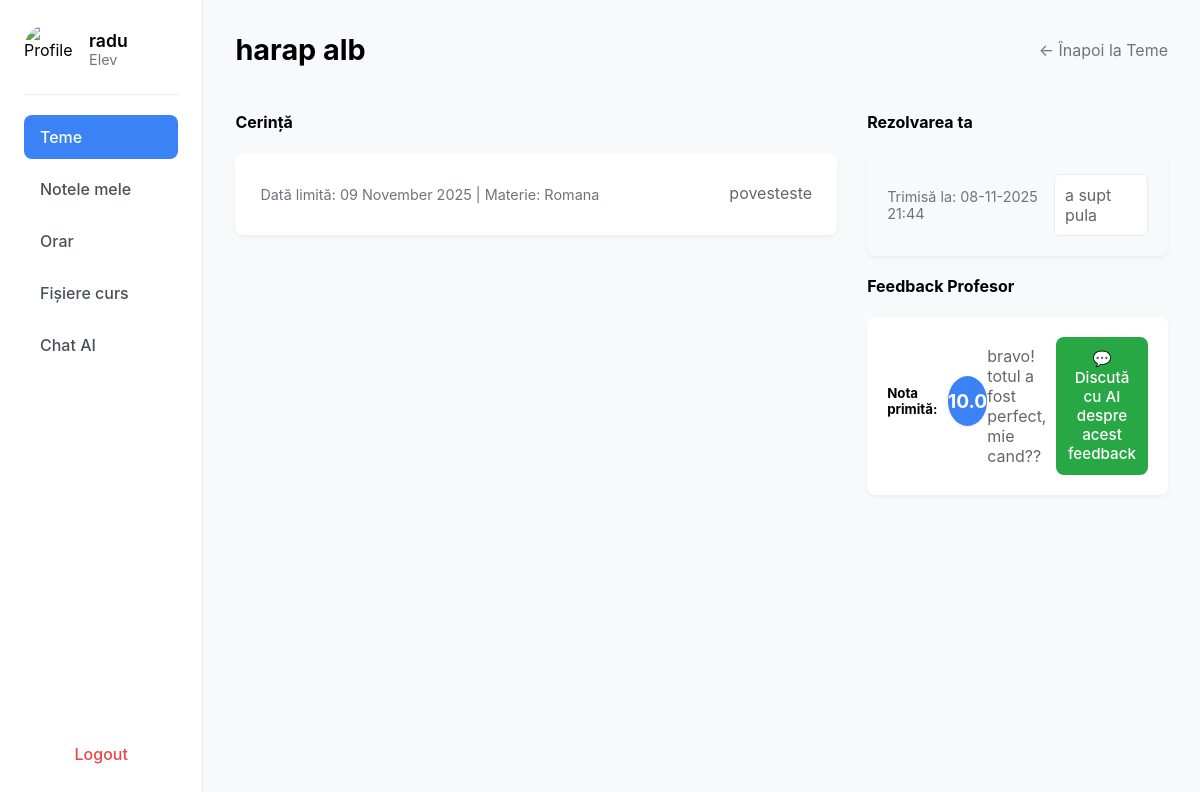
The app's page /tema/2 (signed in) with its own data.
### app/models.py (models this page shows, shortened)
class User(db.Model, UserMixin):
    __tablename__ = 'user'
    id = db.Column(db.Integer, primary_key=True)
    name = db.Column(db.String(100), nullable=False)
    email = db.Column(db.String(150), unique=True, nullable=False)
    password_hash = db.Column(db.String(256), nullable=False)  # Am mărit la 256 pentru siguranță
    role = db.Column(db.String(20), nullable=False)  # 'student', 'professor', 'parent'
    student = db.relationship('Student', back_populates='user', uselist=False)
    professor = db.relationship('Professor', back_populates='user', uselist=False)
    parent = db.relationship('Parent', back_populates='user', uselist=False)

class Assignment(db.Model):
    __tablename__ = 'assignment'
    id = db.Column(db.Integer, primary_key=True)
    teacher_id = db.Column(db.Integer, db.ForeignKey('professor.id'), nullable=False)
    subject_id = db.Column(db.Integer, db.ForeignKey('subject.id'), nullable=False)  # 'id_materie FK'
    title = db.Column(db.String(150), nullable=False)
    description = db.Column(db.Text, nullable=True)
    created_at = db.Column(db.DateTime, default=datetime.utcnow)
    due_date = db.Column(db.DateTime, nullable=True)  # Data limită
    teacher = db.relationship('Professor', back_populates='assignments')
    subject = db.relationship('Subject', back_populates='assignments')
    submissions = db.relationship('Submission', back_populates='assignment')

class Subject(db.Model):  # Fosta tabelă "Materie" (top-dreapta)
    __tablename__ = 'subject'
    id = db.Column(db.Integer, primary_key=True)
    name = db.Column(db.String(150), nullable=False)
    description = db.Column(db.Text, nullable=True, default='No description')  # valoare default
    color = db.Column(db.String(50), nullable=False, default='bg-blue-500')   # valoare default
    assignments = db.relationship('Assignment', back_populates='subject')
    student_subjects = db.relationship('StudentSubject', back_populates='subject')
    absences = db.relationship('Absence', back_populates='subject', cascade='all, delete-orphan')

class Submission(db.Model):
    __tablename__ = 'submission'
    id = db.Column(db.Integer, primary_key=True)
    assignment_id = db.Column(db.Integer, db.ForeignKey('assignment.id'), nullable=False)
    student_id = db.Column(db.Integer, db.ForeignKey('student.id'), nullable=False)
    content = db.Column(db.Text, nullable=True)  # Rezolvarea elevului (poate fi goală inițial)
    status = db.Column(db.String(50), nullable=False, default='Nefăcut')  # ex: Nefăcut, Trimis, Corectat
    submitted_at = db.Column(db.DateTime, nullable=True)  # Se setează doar la trimitere
    assignment = db.relationship('Assignment', back_populates='submissions')
    student = db.relationship('Student', back_populates='submissions')
    feedback = db.relationship('Feedback', back_populates='submission', uselist=False,
                               cascade="all, delete-orphan")  # Relație unu-la-unu

class Feedback(db.Model):
    __tablename__ = 'feedback'
    id = db.Column(db.Integer, primary_key=True)
    submission_id = db.Column(db.Integer, db.ForeignKey('submission.id'), unique=True, nullable=False)
    grade = db.Column(db.String(10), nullable=True)  # Nota (ex: 10, 7.5, "A+")
    feedback_text = db.Column(db.Text, nullable=True)  # Feedback-ul profesorului
    created_at = db.Column(db.DateTime, default=datetime.utcnow)
    submission = db.relationship('Submission', back_populates='feedback')
    ai_reports = db.relationship('AIReport', back_populates='feedback', cascade="all, delete-orphan")

### app/routes.py (the view, shortened to what this page needs)
@bp.route("/tema/<int:id_tema>", methods=["GET", "POST"])
@login_required
def detaliu_tema(id_tema):
    if current_user.role != "Elev":
        flash("Acces nepermis.", "error")
        return redirect(url_for("main.home"))
    student_profile = Student.query.filter_by(user_id=current_user.id).first()
    assignment = Assignment.query.get_or_404(id_tema)
    submission = Submission.query.filter_by(
        assignment_id=id_tema,
        student_id=student_profile.id
    ).first()
    if not submission:
        flash("Aceasta tema nu ti-a fost asignata.", "error")
        return redirect(url_for('main.home'))
    feedback = None
    if submission and submission.feedback:
        feedback = submission.feedback
    return render_template(
        "detaliu_tema_elev.html",
        user=current_user,
        assignment=assignment,
        submission=submission,
        feedback=feedback
    )

### app/__init__.py (called while the page is built)
def create_app():
    app = Flask(__name__)
    app.secret_key = "secret123"  # schimbă cu ceva sigur
    app.config['SQLALCHEMY_DATABASE_URI'] = 'sqlite:///users.db'
    app.config['SQLALCHEMY_TRACK_MODIFICATIONS'] = False
    db.init_app(app)
    login_manager.init_app(app)
    from .routes import bp
    app.register_blueprint(bp)
    from .models import User  # import modelul User
    @login_manager.user_loader
    def user_loader(user_id):
        try:
            return User.query.get(int(user_id))
        except ValueError:
            return None
    with app.app_context():
        db.create_all()
    return app

### app/templates/detaliu_tema_elev.html (shortened to what this page needs)
{% extends "base.html" %}
{% block content %}
<div class="sidebar">
    <div class="profile">
        <img src="{{ url_for('static', filename='images/avatar.png') }}" alt="Profile">
        <div>
            <h3>{{ user.name }}</h3>
            <p>{{ user.role }}</p>
        </div>
    </div>
    <ul class="menu">
        <li class="active"><a href="{{ url_for('main.home') }}">Teme</a></li>
        <li><a href="#">Notele mele</a></li>
        <li><a href="{{ url_for('main.orar') }}">Orar</a></li>
        <li><a href="#">Fișiere curs</a></li>
        <li><a href="{{ url_for('main.chat_page') }}" target="_blank">Chat AI</a></li>
    </ul>
    <a class="logout" href="{{ url_for('main.logout') }}">Logout</a>
</div>
<div class="main">
    <div class="header">
        <h2>{{ assignment.title }}</h2>
        <a href="{{ url_for('main.home') }}" style="text-decoration: none; color: #6c757d;">&larr; Înapoi la Teme</a>
    </div>
    <div style="display: flex; gap: 30px;">
        <div style="flex: 2;">
            <h4>Cerință</h4>
            <div class="assignment-card" style="padding: 25px;">
                <p style="color: #6c757d; font-size: 0.9rem;">
                    Dată limită: {{ assignment.due_date.strftime('%d %B %Y') if assignment.due_date else 'N/A' }} |
                    Materie: {{ assignment.subject.name }}
                </p>
                <p style="line-height: 1.6; white-space: pre-wrap;">{{ assignment.description }}</p>
            </div>
        </div>
        <div style="flex: 1;">
            {% if submission.status == 'Trimis' or submission.status == 'Corectat' %}
                <h4>Rezolvarea ta</h4>
                <div class="assignment-card" style="background-color: #f8f9fa;">
                    <p style="font-size: 0.9rem; color: #6c757d;">Trimisă la: {{ submission.submitted_at.strftime('%d-%m-%Y %H:%M') }}</p>
                    <p style="white-space: pre-wrap; background: #fff; padding: 10px; border-radius: 6px; border: 1px solid #e9ecef;">{{ submission.content }}</p>
                </div>
                {% if feedback %}
                <h4 style="margin-top: 20px;">Feedback Profesor</h4>
                <div class="assignment-card">
                    <div style="display: flex; justify-content: space-between; align-items: center; margin-bottom: 10px;">
                        <h5 style="margin: 0;">Nota primită:</h5>
                        <span class="grade-badge" style="width: 50px; height: 50px; font-size: 1.2rem;">{{ feedback.grade }}</span>
                    </div>
                    <p style="white-space: pre-wrap;">{{ feedback.feedback_text }}</p>
                    <a href="{{ url_for('main.chat_page', feedback_id=feedback.id) }}"
                       target="_blank"
                       class="primary-action"
                       style="width: 100%; box-sizing: border-box; text-align: center; text-decoration: none; display: inline-block; background-color: #28a745; color: white; border: none; padding: 12px; font-size: 0.95rem; font-weight: 500; border-radius: 8px; cursor: pointer;">
                        💬 Discută cu AI despre acest feedback
                    </a>
                    </div>
                {% elif submission.status == 'Trimis' %}
                <div class="status status-în-progres" style="margin-top: 20px; text-align: center;">Așteaptă corectare...</div>
                {% endif %}
            {% endif %}
        </div>
    </div>
</div>
{% endblock %}

### app/static/css/dashboard.css (style rules this page uses)
body { font-family: -apple-system, BlinkMacSystemFont, "Segoe UI", Roboto, Helvetica, Arial, sans-serif; background-color: #f8f9fa; margin: 0; display: flex; min-height: 100vh; }
.sidebar { width: 260px; background: #ffffff; border-right: 1px solid #e9ecef; display: flex; flex-direction: column; padding: 24px; box-sizing: border-box; }
.main { flex-grow: 1; padding: 32px; background-color: #f8f9fa; }
.profile { display: flex; align-items: center; gap: 15px; padding-bottom: 20px; border-bottom: 1px solid #e9ecef; }
.profile img { width: 50px; height: 50px; border-radius: 50%; }
.profile h3 { margin: 0; font-size: 1.1rem; font-weight: 600; }
.profile p { margin: 0; font-size: 0.9rem; color: #6c757d; }
.menu { list-style: none; padding: 20px 0; margin: 0; flex-grow: 1; }
.menu li { margin-bottom: 8px; }
.menu li a { display: block; padding: 12px 16px; text-decoration: none; color: #495057; font-weight: 500; border-radius: 8px; transition: background-color 0.2s, color 0.2s; }
.menu li.active a { background-color: #3b82f6; color: #ffffff; }
.logout { display: block; padding: 12px 16px; text-decoration: none; color: #ef4444; font-weight: 500; border-radius: 8px; transition: background-color 0.2s; text-align: center; }
.header { display: flex; justify-content: space-between; align-items: center; margin-bottom: 24px; }
.header h2 { margin: 0; font-size: 1.8rem; font-weight: 700; }
.assignment-card { background: #fff; border-radius: 8px; padding: 20px; box-shadow: 0 2px 4px rgba(0,0,0,0.05); display: flex; justify-content: space-between; align-items: center; transition: box-shadow 0.2s; }
.assignment-card p { margin: 0; color: #666; }
.grade-badge { background-color: #3b82f6; color: white; font-size: 1.1rem; font-weight: bold; border-radius: 50%; width: 45px; height: 45px; display: flex; align-items: center; justify-content: center; box-shadow: 0 1px 3px rgba(0,0,0,0.1); }

### records on screen
User: name "radu", role "Elev"
Assignment: title "harap alb", due_date "09 November 2025", description "povesteste"
Subject: subject.name "Romana"
Submission: submitted_at "08-11-2025 21:44", content "a supt pula"
Feedback: grade "10.0", feedback_text "bravo! totul a fost perfect, mie cand??"
